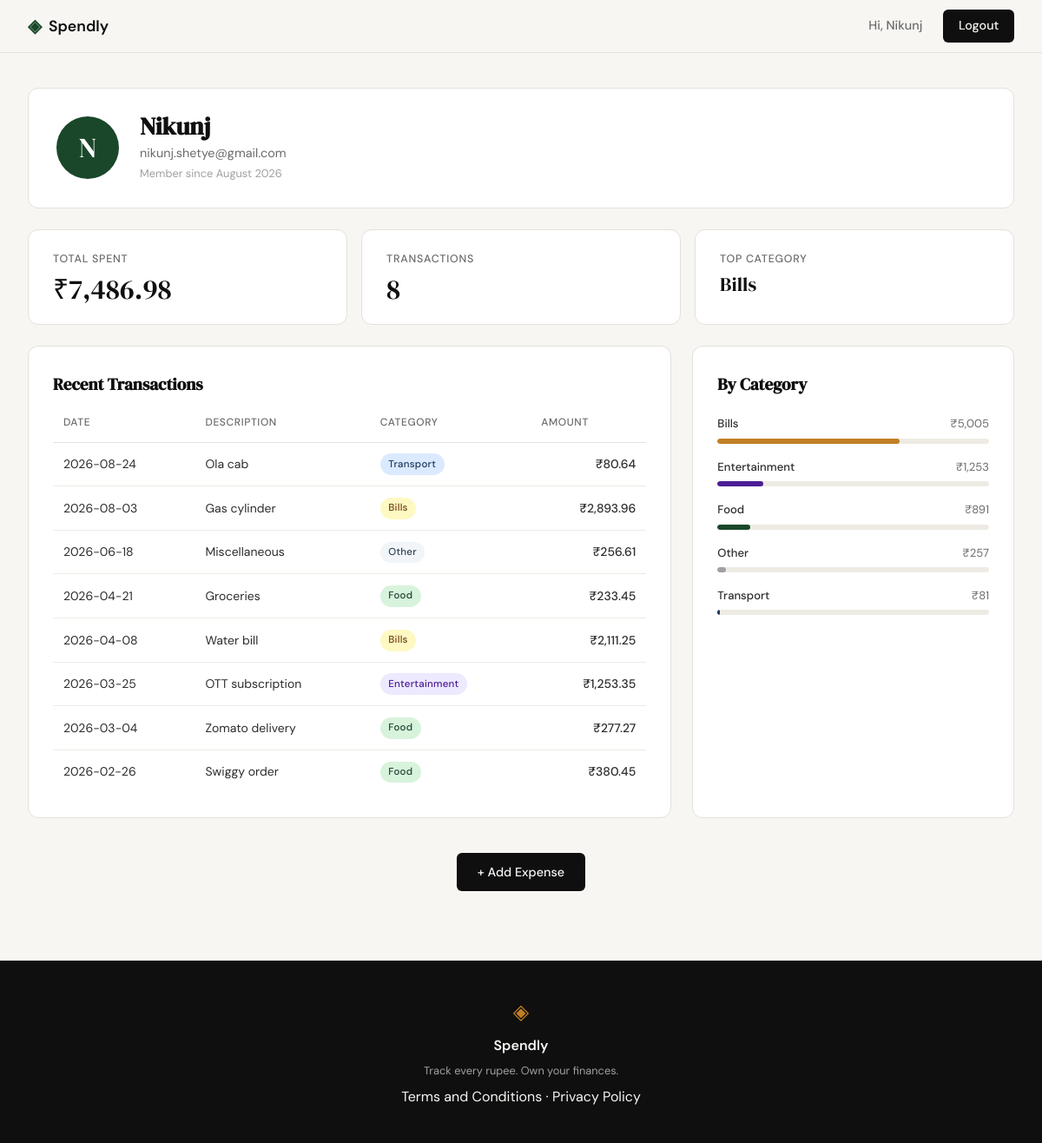
/profile (signed in), run on the app's committed database.
### tables this page shows
CREATE TABLE users (
            id            INTEGER PRIMARY KEY AUTOINCREMENT,
            name          TEXT    NOT NULL,
            email         TEXT    UNIQUE NOT NULL,
            password_hash TEXT    NOT NULL,
            created_at    TEXT    DEFAULT (datetime('now'))
        );

CREATE TABLE expenses (
            id          INTEGER PRIMARY KEY AUTOINCREMENT,
            user_id     INTEGER NOT NULL REFERENCES users(id),
            amount      REAL    NOT NULL,
            category    TEXT    NOT NULL,
            date        TEXT    NOT NULL,
            description TEXT,
            created_at  TEXT    DEFAULT (datetime('now'))
        );

### app.py (the view)
@app.route("/profile")
def profile():
    if not session.get("user_id"):
        return redirect(url_for("login"))
    uid = session["user_id"]
    user = get_user_by_id(uid)
    if user is None:
        session.clear()
        return redirect(url_for("login"))
    stats        = get_summary_stats(uid)
    transactions = get_recent_transactions(uid, limit=10)
    categories   = get_category_breakdown(uid)
    return render_template("profile.html",
        user=user, stats=stats,
        transactions=transactions, categories=categories)

### database/db.py (called while the page is built)
def get_db():
    conn = sqlite3.connect(DB_PATH)
    conn.row_factory = sqlite3.Row
    conn.execute("PRAGMA foreign_keys = ON")
    return conn

### database/queries.py (called while the page is built)
def get_user_by_id(user_id):
    conn = get_db()
    row = conn.execute(
        "SELECT name, email, created_at FROM users WHERE id = ?", (user_id,)
    ).fetchone()
    conn.close()
    if row is None:
        return None
    dt = datetime.fromisoformat(row["created_at"])
    return {
        "name": row["name"],
        "email": row["email"],
        "created_at": dt.strftime("%B %Y"),
    }

### database/stats.py (called while the page is built)
def get_summary_stats(user_id):
    conn = get_db()
    try:
        cursor = conn.execute(
            "SELECT amount, category FROM expenses WHERE user_id = ?",
            (user_id,)
        )
        rows = cursor.fetchall()
    finally:
        conn.close()
    count = len(rows)
    if count == 0:
        return {"total": "₹0.00", "count": 0, "top_cat": "—"}
    total = sum(row["amount"] for row in rows)
    category_totals = {}
    for row in rows:
        cat = row["category"]
        category_totals[cat] = category_totals.get(cat, 0) + row["amount"]
    top_cat = max(category_totals, key=category_totals.get)
    return {
        "total": f"₹{total:,.2f}",
        "count": count,
        "top_cat": top_cat,
    }

### database/transactions.py (called while the page is built)
def get_recent_transactions(user_id, limit=10):
    conn = get_db()
    rows = conn.execute(
        "SELECT date, description, category, amount FROM expenses WHERE user_id = ? ORDER BY date DESC LIMIT ?",
        (user_id, limit),
    ).fetchall()
    conn.close()
    return [
        {
            "date": row["date"],
            "description": row["description"],
            "category": row["category"],
            "amount": f"₹{row['amount']:,.2f}",
        }
        for row in rows
    ]

### templates/profile.html (shortened to what this page needs)
{% extends "base.html" %}
{% block content %}
<div class="profile-page">
    <div class="profile-header">
        <div class="profile-header-card">
            <div class="profile-avatar">{{ user.name[0] }}</div>
            <div class="profile-meta">
                <h2 class="profile-name">{{ user.name }}</h2>
                <p class="profile-email">{{ user.email }}</p>
                <p class="profile-since">Member since {{ user.created_at }}</p>
            </div>
        </div>
    </div>
    <div class="profile-stat-row">
        <div class="profile-stat-card">
            <span class="profile-stat-label">Total Spent</span>
            <span class="profile-stat-value">{{ stats.total }}</span>
        </div>
        <div class="profile-stat-card">
            <span class="profile-stat-label">Transactions</span>
            <span class="profile-stat-value">{{ stats.count }}</span>
        </div>
        <div class="profile-stat-card">
            <span class="profile-stat-label">Top Category</span>
            <span class="profile-stat-value profile-stat-value--text">{{ stats.top_cat }}</span>
        </div>
    </div>
    <div class="profile-grid">
        <div class="profile-main">
            <h3 class="section-title">Recent Transactions</h3>
            <table class="tx-table">
                <thead>
                    <tr>
                        <th>Date</th>
                        <th>Description</th>
                        <th>Category</th>
                        <th>Amount</th>
                    </tr>
                </thead>
                <tbody>
                    {% for tx in transactions %}
                    <tr>
                        <td>{{ tx.date }}</td>
                        <td>{{ tx.description }}</td>
                        <td><span class="cat-badge cat-badge--{{ tx.category | lower }}">{{ tx.category }}</span></td>
                        <td class="tx-amount">{{ tx.amount }}</td>
                    </tr>
                    {% endfor %}
                </tbody>
            </table>
        </div>
        <div class="profile-sidebar">
            <h3 class="section-title">By Category</h3>
            {% for cat in categories %}
            <div class="cat-row">
                <div class="cat-row-header">
                    <span class="cat-row-name">{{ cat.name }}</span>
                    <span class="cat-row-total">{{ cat.total }}</span>
                </div>
                <div class="cat-bar-track">
                    <div class="cat-bar cat-bar--{{ cat.name | lower }}" data-width="{{ cat.pct }}"></div>
                </div>
            </div>
            {% endfor %}
        </div>
    </div>
    <div class="profile-cta">
        <a href="{{ url_for('add_expense') }}" class="btn-primary">+ Add Expense</a>
    </div>
</div>
{% endblock %}

### templates/base.html (shortened to what this page needs)
<!DOCTYPE html>
<html lang="en">
<head>
    <link rel="stylesheet" href="{{ url_for('static', filename='css/style.css') }}">
</head>
<body>
    <nav class="navbar">
        <div class="nav-inner">
            <a href="{{ url_for('landing') }}" class="nav-brand">
                <span class="brand-icon">◈</span>
                <span class="brand-name">Spendly</span>
            </a>
            <div class="nav-links">
                {% if session.get('user_id') %}
                <span class="nav-user">Hi, {{ session['user_name'].split()[0] }}</span>
                <a href="{{ url_for('logout') }}" class="nav-cta">Logout</a>
                {% else %}
                <a href="{{ url_for('login') }}">Sign in</a>
                <a href="{{ url_for('register') }}" class="nav-cta">Get started</a>
                {% endif %}
            </div>
        </div>
    </nav>
    <main class="main-content">
        {% block content %}{% endblock %}
    </main>
    <footer class="footer">
        <div class="footer-inner">
            <span class="brand-icon">◈</span>
            <span class="footer-name">Spendly</span>
            <p class="footer-copy">Track every rupee. Own your finances.</p>
            <p><a href="/terms">Terms and Conditions</a> &middot; <a href="/privacy">Privacy Policy</a></p>
        </div>
    </footer>
</body>
</html>

### data on the page
users: user_name "Nikunj", name "N", name "Nikunj", email "nikunj.shetye@gmail.com"
expenses: top_cat "Bills", date "2026-04-08", description "Water bill", category "Bills", amount "₹2,111.25"
expenses: date "2026-08-24", description "Ola cab", category "Transport", amount "₹80.64"
expenses: date "2026-08-03", description "Gas cylinder", category "Bills", amount "₹2,893.96"
expenses: date "2026-06-18", description "Miscellaneous", category "Other", amount "₹256.61"
expenses: date "2026-04-21", description "Groceries", category "Food", amount "₹233.45"
expenses: date "2026-03-25", description "OTT subscription", category "Entertainment", amount "₹1,253.35"
expenses: date "2026-03-04", description "Zomato delivery", category "Food", amount "₹277.27"
expenses: date "2026-02-26", description "Swiggy order", category "Food", amount "₹380.45"

### other printed values
{{ user.created_at }} "August 2026"
{{ stats.total }} "₹7,486.98"
{{ stats.count }} "8"
{{ cat.name }} "Bills" "Entertainment" "Food" "Other" "Transport"
{{ cat.total }} "₹5,005" "₹1,253" "₹891" "₹257" "₹81"
